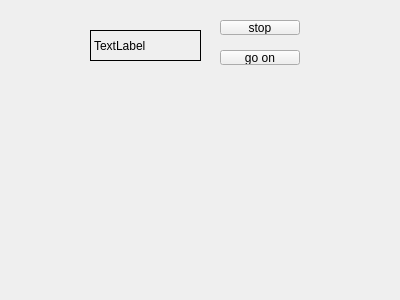
<?xml version="1.0" encoding="UTF-8"?>
<ui version="4.0">
 <class>Widget</class>
 <widget class="QWidget" name="Widget">
  <property name="geometry">
   <rect>
    <x>0</x>
    <y>0</y>
    <width>400</width>
    <height>300</height>
   </rect>
  </property>
  <property name="windowTitle">
   <string>Widget</string>
  </property>
  <widget class="QLabel" name="label">
   <property name="geometry">
    <rect>
     <x>90</x>
     <y>30</y>
     <width>111</width>
     <height>31</height>
    </rect>
   </property>
   <property name="frameShape">
    <enum>QFrame::Panel</enum>
   </property>
   <property name="text">
    <string>TextLabel</string>
   </property>
  </widget>
  <widget class="QPushButton" name="stop">
   <property name="geometry">
    <rect>
     <x>220</x>
     <y>20</y>
     <width>80</width>
     <height>15</height>
    </rect>
   </property>
   <property name="text">
    <string>stop</string>
   </property>
  </widget>
  <widget class="QPushButton" name="goOn">
   <property name="geometry">
    <rect>
     <x>220</x>
     <y>50</y>
     <width>80</width>
     <height>15</height>
    </rect>
   </property>
   <property name="text">
    <string>go on</string>
   </property>
  </widget>
 </widget>
 <layoutdefault spacing="6" margin="11"/>
 <resources/>
 <connections/>
</ui>
